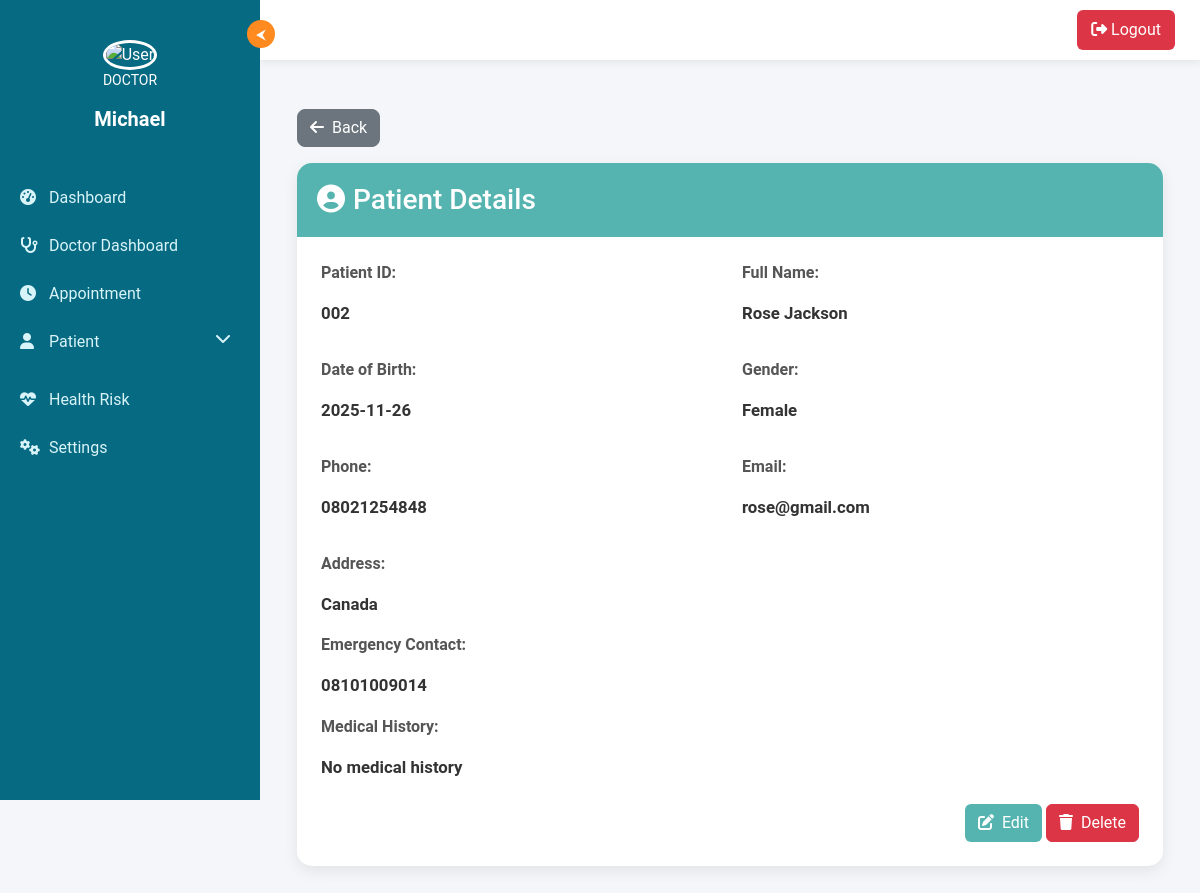
/patient/3 (signed in), run on the app's committed database.
### tables this page shows
CREATE TABLE patients (
            id INTEGER PRIMARY KEY AUTOINCREMENT,
            patient_id TEXT UNIQUE NOT NULL,
            first_name TEXT NOT NULL,
            last_name TEXT NOT NULL,
            date_of_birth DATE NOT NULL,
            gender TEXT NOT NULL,
            phone TEXT,
            email TEXT,
            address TEXT,
            emergency_contact TEXT,
            medical_history TEXT,
            created_by INTEGER,
            created_at TIMESTAMP DEFAULT CURRENT_TIMESTAMP,
            FOREIGN KEY (created_by) REFERENCES users (id)
        );

### templates/app.py (the view)
@app.route("/patient/<int:id>")
@login_required
def view_patient(id):
    conn = get_db()
    patient = conn.execute("SELECT * FROM patients WHERE id = ?", (id,)).fetchone()
    conn.close()
    if not patient:
        flash("Patient not found!", "danger")
        return redirect(url_for("view_patients"))
    return render_template("single_patient.html", patient=patient)

### templates/app.py (called while the page is built)
def get_db():
    conn = sqlite3.connect('hospital.db')
    conn.row_factory = sqlite3.Row
    return conn

def login_required(f):
    @wraps(f)
    def wrapper(*args, **kwargs):
        if 'user_id' not in session:
            flash("Please log in first.", "danger")
            return redirect(url_for("login"))
        return f(*args, **kwargs)
    return wrapper

### templates/templates/single_patient.html (shortened to what this page needs)
{% extends "base.html" %}
{% block content %}
<div class="container py-4">
    <a href="{{ url_for('view_patients') }}" class="btn btn-secondary btn-back mb-3">
        <i class="fas fa-arrow-left me-1"></i> Back
    </a>
    <div class="patient-card">
        <div class="patient-header">
            <h3 class="mb-0"><i class="fas fa-user-circle me-2"></i>Patient Details</h3>
        </div>
        <div class="p-4">
            <div class="row mb-3">
                <div class="col-md-6">
                    <p class="detail-label">Patient ID:</p>
                    <p class="detail-value">{{ patient.patient_id }}</p>
                </div>
                <div class="col-md-6">
                    <p class="detail-label">Full Name:</p>
                    <p class="detail-value">{{ patient.first_name }} {{ patient.last_name }}</p>
                </div>
            </div>
            <div class="row mb-3">
                <div class="col-md-6">
                    <p class="detail-label">Date of Birth:</p>
                    <p class="detail-value">{{ patient.date_of_birth }}</p>
                </div>
                <div class="col-md-6">
                    <p class="detail-label">Gender:</p>
                    <p class="detail-value">{{ patient.gender }}</p>
                </div>
            </div>
            <div class="row mb-3">
                <div class="col-md-6">
                    <p class="detail-label">Phone:</p>
                    <p class="detail-value">{{ patient.phone or 'N/A' }}</p>
                </div>
                <div class="col-md-6">
                    <p class="detail-label">Email:</p>
                    <p class="detail-value">{{ patient.email or 'N/A' }}</p>
                </div>
            </div>
            <div class="mb-3">
                <p class="detail-label">Address:</p>
                <p class="detail-value">{{ patient.address or 'N/A' }}</p>
            </div>
            <div class="mb-3">
                <p class="detail-label">Emergency Contact:</p>
                <p class="detail-value">{{ patient.emergency_contact or 'N/A' }}</p>
            </div>
            <div class="mb-3">
                <p class="detail-label">Medical History:</p>
                <p class="detail-value">{{ patient.medical_history or 'N/A' }}</p>
            </div>
            <div class="text-end mt-4">
                <a href="{{ url_for('edit_patient', id=patient.id) }}" class="btn" style="background-color: #55B4AF; color:#fff">
                    <i class="fas fa-edit me-1"></i> Edit
                </a>
                <a href="{{ url_for('delete_patient', id=patient.id) }}"
                   onclick="return confirm('Are you sure you want to delete this patient?');"
                   class="btn btn-danger">
                    <i class="fas fa-trash me-1"></i> Delete
                </a>
            </div>
        </div>
    </div>
</div>
{% endblock %}

### templates/templates/base.html (style rules this page uses)
body { margin: 0; font-family: 'Segoe UI', Tahoma, Geneva, Verdana, sans-serif; overflow-x: hidden; background: #f4f6f9; }

### templates/templates/single_patient.html (style rules this page uses)
body, p, h1, h2, h3, h4, h5, h6, label, input, select, textarea, button, table, td, th, a, span { font-family: 'Roboto', sans-serif !important; }
.patient-card { border-radius: 15px; box-shadow: 0 5px 15px rgba(0,0,0,0.08); animation: fadeIn 0.5s ease; background: #ffffff; }
.patient-header { background: #55B4AF; color: white; border-radius: 15px 15px 0 0; padding: 20px; }
.detail-label { font-weight: 600; color: #555; }
.detail-value { font-size: 1.05rem; font-weight: 600; color: #333; }
.btn-back { border-radius: 8px; }

### data on the page
patients: patient_id "002", first_name "Rose", last_name "Jackson", date_of_birth "2025-11-26", gender "Female", phone "08021254848", email "rose@gmail.com", address "Canada", emergency_contact "08101009014", medical_history "No medical history"

### other printed values
{{ session.role|upper if session.role else 'USER' }} "DOCTOR"
{{ session.username }} "Michael"
